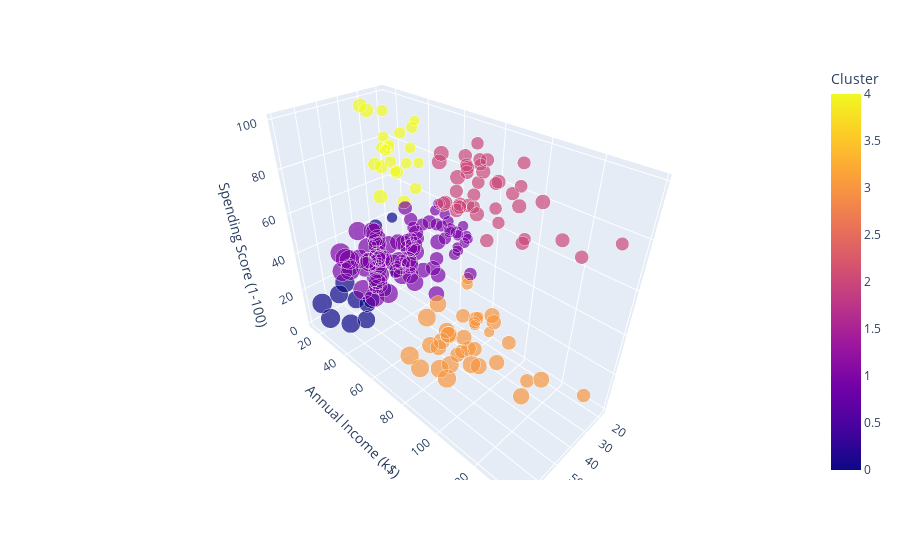

Notebook source saved alongside this figure:
### Code cell
kmeans = KMeans(n_clusters = 5, init = 'k-means++', max_iter = 500, n_init = 10, random_state = 42)
identified_clusters = kmeans.fit_predict(customer_clsuter_df)

data_with_clusters = customer_df.copy()
data_with_clusters['Cluster'] = identified_clusters
fig = px.scatter_3d(
    data_with_clusters,
    x = 'Age',
    y = 'Annual Income (k$)',
    z = 'Spending Score (1-100)', 
    color = 'Cluster',
    size = 'Age')
iplot(fig)

### Figure 1 — Plotly figure (JSON) as saved in the notebook; plotly's stock layout.template omitted (floating-point values rounded to 4 significant figures; data arrays with more than 128 entries replaced by an {"elided": "..."} marker saying what was removed)
{"data": [{"hovertemplate": "Age=%{marker.size}<br>Annual Income (k$)=%{y}<br>Spending Score (1-100)=%{z}<br>Cluster=%{marker.color}<extra></extra>", "legendgroup": "", "marker": {"color": {"elided": "200 int values"}, "coloraxis": "coloraxis", "size": {"elided": "200 int values"}, "sizemode": "area", "sizeref": 0.175, "symbol": "circle"}, "mode": "markers", "name": "", "scene": "scene", "showlegend": false, "type": "scatter3d", "x": {"elided": "200 int values"}, "y": {"elided": "200 int values"}, "z": {"elided": "200 int values"}}], "layout": {"coloraxis": {"colorbar": {"title": {"text": "Cluster"}}, "colorscale": [[0, "#0d0887"], [0.1111, "#46039f"], [0.2222, "#7201a8"], [0.3333, "#9c179e"], [0.4444, "#bd3786"], [0.5556, "#d8576b"], [0.6667, "#ed7953"], [0.7778, "#fb9f3a"], [0.8889, "#fdca26"], [1, "#f0f921"]]}, "legend": {"itemsizing": "constant", "tracegroupgap": 0}, "margin": {"t": 60}, "scene": {"domain": {"x": [0, 1], "y": [0, 1]}, "xaxis": {"title": {"text": "Age"}}, "yaxis": {"title": {"text": "Annual Income (k$)"}}, "zaxis": {"title": {"text": "Spending Score (1-100)"}}}}}
